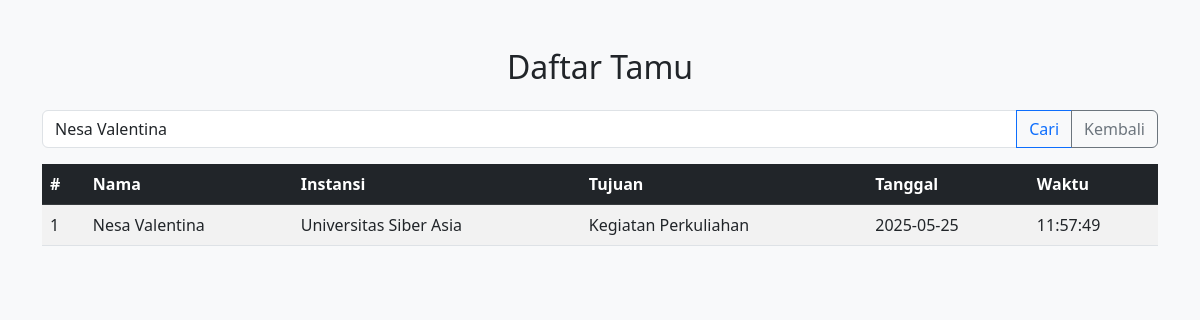
Screenshot of /daftar.php?cari=Nesa Valentina with the database file from the repository.
### tables this page shows
CREATE TABLE `buku_tamu` (
  `id` int(11) NOT NULL,
  `nama` varchar(100) DEFAULT NULL,
  `instansi` varchar(100) DEFAULT NULL,
  `tujuan` text DEFAULT NULL,
  `tanggal` date DEFAULT NULL,
  `waktu` time DEFAULT NULL
);

### daftar.php (the view, shortened to what this page needs)
<?php
include 'koneksi.php';
?>
<!DOCTYPE html>
<html lang="id">
<head>
    <link href="https://cdn.jsdelivr.net/npm/bootstrap@5.3.0/dist/css/bootstrap.min.css" rel="stylesheet">
</head>
<body class="bg-light">
<div class="container mt-5">
    <h2 class="mb-4 text-center">Daftar Tamu</h2>
    <form method="get" class="mb-3">
        <div class="input-group">
            <input type="text" name="cari" class="form-control" placeholder="Cari nama atau instansi" value="<?= isset($_GET['cari']) ? $_GET['cari'] : '' ?>">
            <button class="btn btn-outline-primary" type="submit">Cari</button>
            <a href="index.php" class="btn btn-outline-secondary">Kembali</a>
        </div>
    </form>
    <table class="table table-striped table-hover">
        <thead class="table-dark">
            <tr>
                <th>#</th>
                <th>Nama</th>
                <th>Instansi</th>
                <th>Tujuan</th>
                <th>Tanggal</th>
                <th>Waktu</th>
            </tr>
        </thead>
        <tbody>
            <?php
            $no = 1;
            $cari = isset($_GET['cari']) ? "%{$_GET['cari']}%" : "%";
            $stmt = $conn->prepare("SELECT * FROM buku_tamu WHERE nama LIKE ? OR instansi LIKE ? ORDER BY id DESC");
            $stmt->bind_param("ss", $cari, $cari);
            $stmt->execute();
            $result = $stmt->get_result();
            while ($row = $result->fetch_assoc()):
            ?>
            <tr>
                <td><?= $no++ ?></td>
                <td><?= htmlspecialchars($row['nama']) ?></td>
                <td><?= htmlspecialchars($row['instansi']) ?></td>
                <td><?= htmlspecialchars($row['tujuan']) ?></td>
                <td><?= $row['tanggal'] ?></td>
                <td><?= $row['waktu'] ?></td>
            </tr>
            <?php endwhile; ?>
        </tbody>
    </table>
</div>
</body>
</html>

### rows the page displays
buku_tamu: nama "Nesa Valentina", instansi "Universitas Siber Asia", tujuan "Kegiatan Perkuliahan", tanggal "2025-05-25", waktu "11:57:49"
